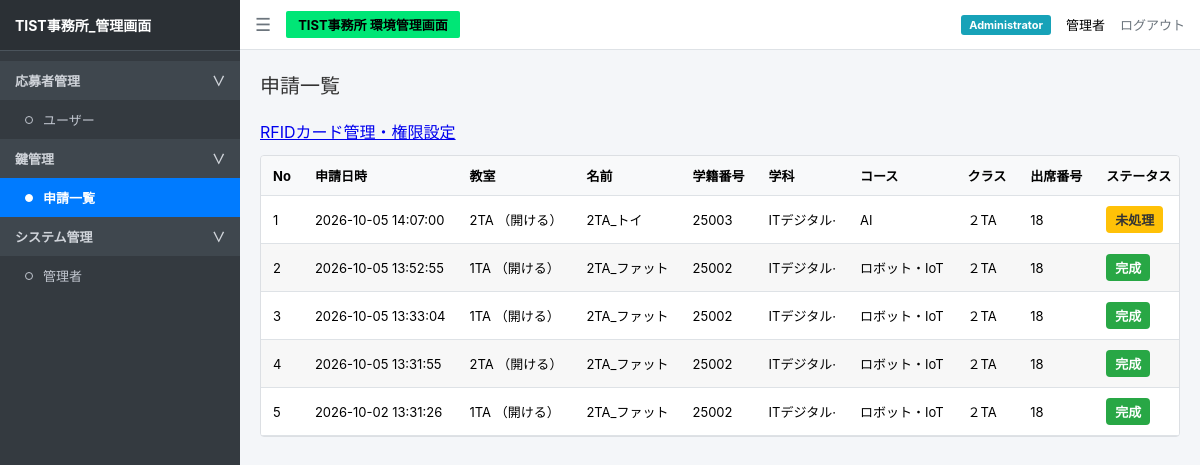
The app's page /admin (signed in) with its own data.
### tables this page shows
CREATE TABLE requests (
            id INTEGER PRIMARY KEY AUTOINCREMENT,
            student_id TEXT,
            key TEXT,
            action TEXT,
            status TEXT,
            time TEXT
        , approved_at TEXT, executed_at TEXT, execution_status TEXT);

CREATE TABLE students (
            student_id TEXT PRIMARY KEY,
            name TEXT,
            department TEXT,
            course TEXT,
            class TEXT,
            number INTEGER
        );

### app.py (the view)
@app.route("/admin")
def admin():
    if not session.get("logged_in"):
        return redirect("/login")
    conn = sqlite3.connect("app.db")
    conn.row_factory = sqlite3.Row
    cur = conn.cursor()
    cur.execute("""
        SELECT r.id, r.student_id, r.key, r.action, r.status, r.time,
               s.name, s.department, s.course, s.class, s.number
        FROM requests r
        LEFT JOIN students s ON r.student_id = s.student_id
        WHERE r.status='申請中'
        ORDER BY r.time DESC
    """)
    pending_rows = cur.fetchall()
    cur.execute("""
        SELECT r.id, r.student_id, r.key, r.action, r.status, r.time,
               s.name, s.department, s.course, s.class, s.number
        FROM requests r
        LEFT JOIN students s ON r.student_id = s.student_id
        WHERE r.status!='申請中'
        ORDER BY r.time DESC
    """)
    done_rows = cur.fetchall()
    conn.close()
    pending = [dict(row) for row in pending_rows]
    done = [dict(row) for row in done_rows]
    return render_template("admin.html", pending=pending, done=done)

### templates/admin.html (shortened to what this page needs)
<!doctype html>
<html lang="ja">
  <head>
    <link
      rel="stylesheet"
      href="{{ url_for('static', filename='css/style.css') }}"
    />
  </head>
  <body>
    <div class="sidebar">
      <div class="sidebar-header">TIST事務所_管理画面</div>
      <ul class="sidebar-menu">
        <li
          class="menu-category"
          onclick="toggleSubmenu('applicant-menu', 'applicant-arrow')"
        >
          応募者管理
          <span id="applicant-arrow">∨</span>
        </li>
        <ul id="applicant-menu" class="submenu-list">
          <li>
            <a href="/users" class="menu-item">
              <span class="circle-icon"></span>
              ユーザー
            </a>
          </li>
        </ul>
        <li
          class="menu-category"
          onclick="toggleSubmenu('key-menu', 'key-arrow')"
        >
          鍵管理
          <span id="key-arrow">∨</span>
        </li>
        <ul id="key-menu" class="submenu-list">
          <li>
            <a href="/admin" class="menu-item active">
              <span class="circle-icon"></span>
              申請一覧
            </a>
          </li>
        </ul>
        <li
          class="menu-category"
          onclick="toggleSubmenu('system-menu', 'system-arrow')"
        >
          システム管理
          <span id="system-arrow">∨</span>
        </li>
        <ul id="system-menu" class="submenu-list">
          <li>
            <a href="/admin/managers" class="menu-item">
              <span class="circle-icon"></span>
              管理者
            </a>
          </li>
        </ul>
      </ul>
    </div>
    <div class="main-wrapper">
      <div class="navbar">
        <div class="navbar-left">
          <span class="menu-toggle"> ☰ </span>
          <span class="badge-green"> TIST事務所 環境管理画面 </span>
        </div>
        <div class="navbar-right">
          <span class="badge-admin"> {{ session.get("role", "") }} </span>
          <span> {{ session.get("name", "") }} </span>
          <a href="/logout" class="logout-btn"> ログアウト </a>
        </div>
      </div>
      <div class="content">
        <h2 class="page-title">申請一覧</h2><p style="margin-bottom:12px"><a href="/admin/rfid">RFIDカード管理・権限設定</a></p>
        <div class="table-wrap">
          <table class="request-table">
            <thead>
              <tr>
                <th>No</th>
                <th>申請日時</th>
                <th>教室</th>
                <th>名前</th>
                <th>学籍番号</th>
                <th>学科</th>
                <th>コース</th>
                <th>クラス</th>
                <th>出席番号</th>
                <th>ステータス</th>
              </tr>
            </thead>
            <tbody>
              {% for item in pending %}
              <tr>
                <td>{{ loop.index }}</td>
                <td>{{ item.time }}</td>
                <td>{{ item.key }} （{{ item.action }}）</td>
                <td>{{ item.name }}</td>
                <td>{{ item.student_id }}</td>
                <td>{{ item.department }}</td>
                <td>{{ item.course }}</td>
                <td>{{ item.class }}</td>
                <td>{{ item.number }}</td>
                <td>
                  <span class="status-pending"> 未処理 </span>
                </td>
              </tr>
              {% endfor %}
              {% for item in done %}
              <tr>
                <td>{{ pending|length + loop.index }}</td>
                <td>{{ item.time }}</td>
                <td>{{ item.key }} （{{ item.action }}）</td>
                <td>{{ item.name }}</td>
                <td>{{ item.student_id }}</td>
                <td>{{ item.department }}</td>
                <td>{{ item.course }}</td>
                <td>{{ item.class }}</td>
                <td>{{ item.number }}</td>
                <td>
                  <span class="status-complete"> 完成 </span>
                </td>
              </tr>
              {% endfor %}
            </tbody>
          </table>
        </div>
      </div>
    </div>
  </body>
</html>

### static/css/style.css (style rules this page uses)
* { box-sizing: border-box; margin: 0; padding: 0; }
body { font-family: -apple-system, BlinkMacSystemFont, "Segoe UI", Roboto, "Helvetica Neue", Arial, sans-serif; background-color: #f4f6f9; display: flex; height: 100vh; overflow: hidden; }
.sidebar { width: 240px; background-color: #343a40; color: #c2c7d0; display: flex; flex-direction: column; flex-shrink: 0; }
.sidebar-header { padding: 15px; font-size: 14px; font-weight: bold; color: #ffffff; background-color: #2b3035; border-bottom: 1px solid #4b545c; }
.sidebar-menu { list-style: none; padding: 10px 0; overflow-y: auto; }
.menu-category { padding: 10px 15px; font-size: 13px; font-weight: bold; color: #d0d4da; background-color: #3f474e; display: flex; justify-content: space-between; align-items: center; cursor: pointer; user-select: none; }
.menu-item { padding: 10px 15px 10px 25px; font-size: 13px; cursor: pointer; display: flex; align-items: center; gap: 10px; color: #c2c7d0; text-decoration: none; transition: background-color 0.15s ease, color 0.15s ease; }
.menu-item.active { background-color: #007bff; color: #ffffff; font-weight: bold; }
.circle-icon { width: 8px; height: 8px; border: 1px solid #c2c7d0; border-radius: 50%; display: inline-block; background-color: transparent; flex-shrink: 0; }
.menu-item.active .circle-icon { border-color: #ffffff; background-color: #ffffff; }
.submenu-list { list-style: none; padding: 0; margin: 0; }
.main-wrapper { flex: 1; display: flex; flex-direction: column; overflow: hidden; }
.navbar { height: 50px; background-color: #ffffff; border-bottom: 1px solid #dee2e6; display: flex; align-items: center; justify-content: space-between; padding: 0 15px; }
.navbar-left { display: flex; align-items: center; gap: 15px; }
.menu-toggle { font-size: 18px; cursor: pointer; color: #6c757d; }
.badge-green { background-color: #00e676; color: #000; padding: 4px 12px; font-weight: bold; font-size: 13px; border-radius: 2px; }
.navbar-right { display: flex; align-items: center; gap: 15px; font-size: 13px; }
.badge-admin { background-color: #17a2b8; color: #fff; padding: 3px 8px; border-radius: 3px; font-size: 11px; font-weight: bold; }
.logout-btn { color: #6c757d; text-decoration: none; }
.content { padding: 20px; overflow-y: auto; flex: 1; }
.page-title { font-size: 20px; font-weight: normal; margin-bottom: 20px; color: #333; }
.table-wrap { width: 100%; background: #ffffff; border: 1px solid #dcdfe3; border-radius: 4px; overflow-x: auto; }
.request-table { width: 100%; border-collapse: collapse; font-size: 13px; }
.request-table th { background-color: #f8f9fa; padding: 11px 10px; border-bottom: 1px solid #dee2e6; text-align: center; vertical-align: middle; white-space: nowrap; font-weight: bold; }
.request-table td { padding: 11px 10px; border-bottom: 1px solid #dee2e6; text-align: center; vertical-align: middle; white-space: nowrap; }
.request-table tbody tr:nth-child(even) { background-color: #f7f7f7; }
.status-pending { display: inline-block; padding: 4px 9px; border-radius: 4px; background-color: #ffc107; color: #333; font-weight: bold; }
.status-complete { display: inline-block; padding: 4px 9px; border-radius: 4px; background-color: #28a745; color: #ffffff; font-weight: bold; }

### templates/admin.html (style rules this page uses)
.table-wrap { width: 100%; background: #fff; border: 1px solid #dcdfe3; border-radius: 4px; overflow-x: auto; }
.request-table { width: 100%; border-collapse: collapse; table-layout: auto; font-size: 13px; }
.request-table th, .request-table td { padding: 10px 12px; border-bottom: 1px solid #dee2e6; text-align: left; vertical-align: middle; white-space: nowrap; }
.request-table th { background-color: #f8f9fa; font-weight: bold; }
.request-table tbody tr:nth-child(even) { background: #f7f7f7; }
.request-table th:first-child, .request-table td:first-child { width: 50px; }
.status-pending { display: inline-block; padding: 4px 9px; border-radius: 4px; background: #ffc107; color: #333; font-weight: bold; }
.status-complete { display: inline-block; padding: 4px 9px; border-radius: 4px; background: #28a745; color: #fff; font-weight: bold; }

### records on screen
requests: time "2026-10-05 14:07:00", key "2TA", action "開ける", name "2TA_トイ", student_id "25003", department "ITデジタル·", course "AI", class "２TA", number "18"
requests: index "2", time "2026-10-05 13:52:55", key "1TA", action "開ける", name "2TA_ファット", student_id "25002", department "ITデジタル·", course "ロボット・IoT", class "２TA", number "18"
requests: index "3", time "2026-10-05 13:33:04", key "1TA", action "開ける", name "2TA_ファット", student_id "25002", department "ITデジタル·", course "ロボット・IoT", class "２TA", number "18"
requests: index "4", time "2026-10-05 13:31:55", key "2TA", action "開ける", name "2TA_ファット", student_id "25002", department "ITデジタル·", course "ロボット・IoT", class "２TA", number "18"
requests: index "5", time "2026-10-02 13:31:26", key "1TA", action "開ける", name "2TA_ファット", student_id "25002", department "ITデジタル·", course "ロボット・IoT", class "２TA", number "18"

### other values on screen
{{ session.get("role", "") }} "Administrator"
{{ session.get("name", "") }} "管理者"
